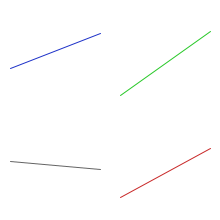
Frame 1 (no input)
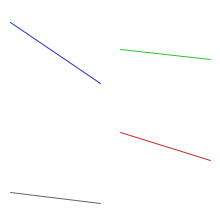
Frame 60 (the mouse pressed at the canvas centre just before this capture)
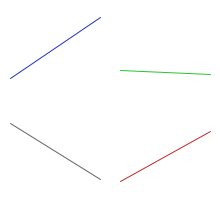
Frame 120 (the mouse held since frame 60 and released just before this capture)

The Processing sketch that drew these frames (run headless with seeded random() and noise(); from frame 60 on, the mouse is pressed at the canvas centre):

// Processing sketch: processing_184255
// ── processing_184255.pde

int x1=10;
int x2=100;
int y1=10;
int y2=100;



void setup(){
  background(255);
  size(220,220);
  
}

void draw(){
  background(255);
  stroke(30,50,200);
  line(x1,random(y1,y2),x2,random(y1,y2));
  stroke(40,200,40);
  line(x2+20,random(y1,y2),210,random(y1,y2));
  stroke(200,40,40);
  line(x2+20,random(y1+(width/2),y2+(width/2)),width-10,random(y1+(width/2),y2+(width/2)));
  stroke(100,100,100);
  line(x1,random(y1+(width/2),y2+(width/2)),x2,random(y1+(width/2),y2+(width/2)));

}
